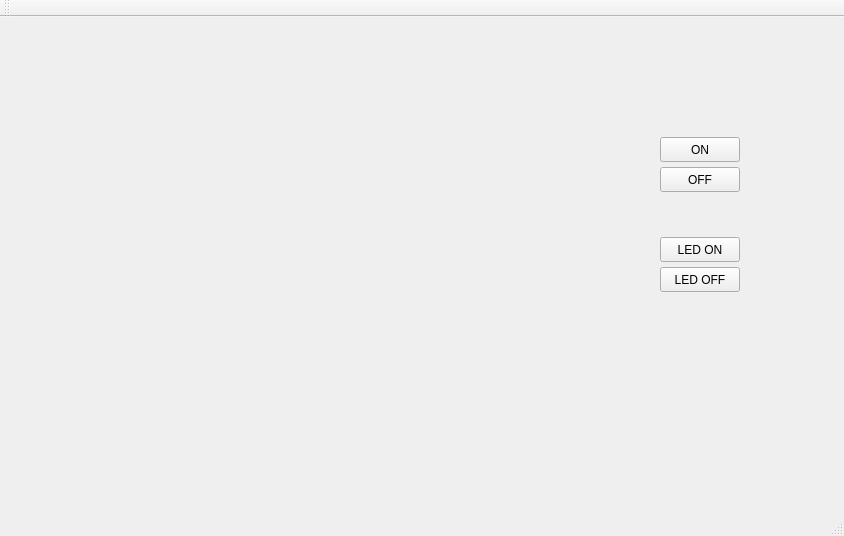
<?xml version="1.0" encoding="UTF-8"?>
<ui version="4.0">
 <class>MainWindow</class>
 <widget class="QMainWindow" name="MainWindow">
  <property name="geometry">
   <rect>
    <x>0</x>
    <y>0</y>
    <width>844</width>
    <height>536</height>
   </rect>
  </property>
  <property name="windowTitle">
   <string>MainWindow</string>
  </property>
  <widget class="QWidget" name="centralWidget">
   <widget class="QPushButton" name="btnOn">
    <property name="geometry">
     <rect>
      <x>660</x>
      <y>120</y>
      <width>80</width>
      <height>25</height>
     </rect>
    </property>
    <property name="text">
     <string>ON</string>
    </property>
   </widget>
   <widget class="QPushButton" name="btnOff">
    <property name="geometry">
     <rect>
      <x>660</x>
      <y>150</y>
      <width>80</width>
      <height>25</height>
     </rect>
    </property>
    <property name="text">
     <string>OFF</string>
    </property>
   </widget>
   <widget class="QPushButton" name="ledOn">
    <property name="geometry">
     <rect>
      <x>660</x>
      <y>220</y>
      <width>80</width>
      <height>25</height>
     </rect>
    </property>
    <property name="text">
     <string>LED ON</string>
    </property>
   </widget>
   <widget class="QPushButton" name="ledOff">
    <property name="geometry">
     <rect>
      <x>660</x>
      <y>250</y>
      <width>80</width>
      <height>25</height>
     </rect>
    </property>
    <property name="text">
     <string>LED OFF</string>
    </property>
   </widget>
  </widget>
  <widget class="QMenuBar" name="menuBar">
   <property name="geometry">
    <rect>
     <x>0</x>
     <y>0</y>
     <width>844</width>
     <height>22</height>
    </rect>
   </property>
  </widget>
  <widget class="QToolBar" name="mainToolBar">
   <attribute name="toolBarArea">
    <enum>TopToolBarArea</enum>
   </attribute>
   <attribute name="toolBarBreak">
    <bool>false</bool>
   </attribute>
  </widget>
  <widget class="QStatusBar" name="statusBar"/>
 </widget>
 <layoutdefault spacing="6" margin="11"/>
 <resources/>
 <connections/>
</ui>
